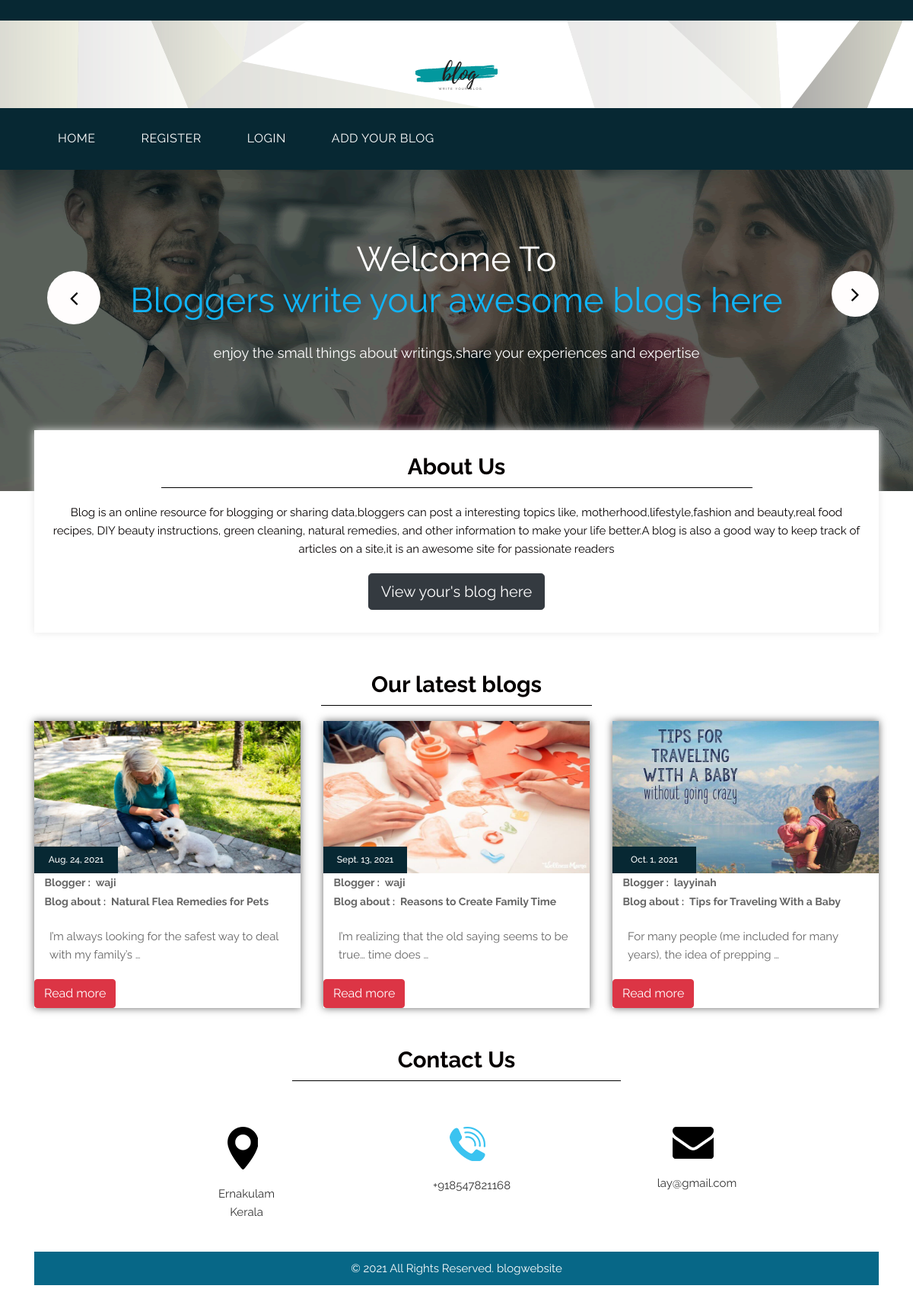
The page / on the database its author committed.
### blogapp/models.py (models this page shows, shortened)
class Blog(models.Model):
    name = models.CharField(max_length=255, unique=True)
    desc = models.TextField()
    img = models.ImageField(upload_to='blog')
    auth = models.CharField(max_length=255)
    date = models.DateField(default=datetime.date.today)
    class Meta:
        ordering = ('name',)
        verbose_name = 'blog'
        verbose_name_plural = 'blogs'

### blogapp/views.py (the view)
# urls.py: path('',views.home,name='hm'),
def home(request):
    b=Blog.objects.all()
    return render(request,'index.html',{'b':b})

### templates/index.html (shortened to what this page needs)
{% load static %}
{% block content %}
<!DOCTYPE html>
<html lang="en">
<head>
<link rel="stylesheet" type="text/css" href="{% static 'hom/css/bootstrap.min.css' %}">
<link rel="stylesheet" type="text/css" href="{% static 'hom/css/style.css' %}">
<link rel="stylesheet" href="{% static 'hom/css/responsive.css' %}">
<link rel="stylesheet" href="{% static 'hom/css/jquery.mCustomScrollbar.min.css' %}">
<link rel="stylesheet" href="https://netdna.bootstrapcdn.com/font-awesome/4.0.3/css/font-awesome.css">
<link rel="stylesheet" href="{% static 'hom/css/owl.carousel.min.css' %}">
<link rel="stylesheet" href="{% static 'hom/css/owl.theme.default.min.css' %}">
<link rel="stylesheet" href="https://cdnjs.cloudflare.com/ajax/libs/fancybox/2.1.5/jquery.fancybox.min.css" media="screen">
</head>
<body>
	<div class="header_main">
		<div class="container">
			<div class="logo"><a href="/"><img src="{% static 'hom/images/yy.png' %}"></a></div>
		</div>
	</div>
	<div class="header">
		<div class="container">
            <div class="col-sm-12">
                 <div class="menu-area">
                    <nav class="navbar navbar-expand-lg ">
                        <div class="collapse navbar-collapse" id="navbarSupportedContent">
                            <ul class="navbar-nav mr-auto">
                               <li class="nav-item active">
                                   <a class="nav-link" href="/">HOME</a> </li>
                               {% if user.is_authenticated %}
                                <li class="nav-item active">
                                 <a class="nav-link" href="{% url 'addblog' %}">ADD YOUR BLOG</a></li>
                                <li class="nav-item active">
                                <a class="nav-link" href="{% url 'logout' %}">LOGOUT</a></li>
                                 <li class="nav-item active"><h2 style="color:cyan;">&nbsp;&nbsp;&nbsp;&nbsp;&nbsp;&nbsp;&nbsp;&nbsp;&nbsp;&nbsp;&nbsp;&nbsp;&nbsp;&nbsp;&nbsp;&nbsp;&nbsp;&nbsp;&nbsp;&nbsp;&nbsp;&nbsp;&nbsp;&nbsp;&nbsp;&nbsp;&nbsp;&nbsp;&nbsp;&nbsp;&nbsp;&nbsp;&nbsp;&nbsp;&nbsp;&nbsp;&nbsp;&nbsp;&nbsp;&nbsp;&nbsp;&nbsp;&nbsp;&nbsp;&nbsp;&nbsp;&nbsp;&nbsp;&nbsp;&nbsp;&nbsp;&nbsp;&nbsp;&nbsp;&nbsp;&nbsp;&nbsp;welcome {{user.username}}</h2></li>
                                {% else %}
                                <li class="nav-item active">
                                <a class="nav-link" href="{% url 'register' %}">REGISTER</a></li>
                               <li class="nav-item active">
                                <a class="nav-link" href="{% url 'login' %}">LOGIN</a></li>
                                 <li class="nav-item active">
                                 <a class="nav-link" href="{% url 'addblog' %}">ADD YOUR BLOG</a></li>
                                {% endif %}
                            </ul>
                        </div>
                    </nav>
                </div>
            </div>
        </div>
    </div>
    <div class="banner-main">
    	<div class="container">
           <div id="main_slider" class="carousel slide" data-ride="carousel">
            <div class="carousel-inner">
                <div class="carousel-item active">
    		    <div class="titlepage-h1">
    	        <h1 class="bnner_title">Welcome To<br>
    	        <span style="color: #10b5fa">Bloggers write your awesome blogs here</span></h1>
    	        <p class="long_text">enjoy the small things about writings,share your experiences and expertise </p>
    		    </div>
        </div>
  </div>
         <a class="carousel-control-prev" href="#main_slider" role="button" data-slide="prev">
                <i class="fa fa-angle-left"></i>
            </a>
        <a class="carousel-control-next" href="#main_slider" role="button" data-slide="prev">
                <i class="fa fa-angle-right"></i>
            </a>
    </div>
</div>
</div>
    <div class="services_main">
    	<div class="container">
    		<div class="creative_taital">
    			<h1 class="creative_text">About Us</h1>
    			<p style="color: #050000; text-align: center;">Blog is an online resource for blogging or sharing data,bloggers can post a interesting topics like, motherhood,lifestyle,fashion and beauty,real food recipes, DIY beauty instructions, green cleaning, natural remedies, and other information to make your life better.A blog is also a good way to keep track of articles on a site,it is an awesome site for passionate readers</p>
    			<div class="btn_main">
    			    <a href="{% url 'addblog' %}" ><button type="button" class="btn btn-dark btn-lg">View your's blog here</button></a>
    		    </div>
    		</div>
    		    <div class="section_service_2">
    		    	<h1 class="service_text">Our latest blogs</h1>
    		    </div>
						<div class="blog_section_2">
	    	    	<div class="row">
                        {% for i in b %}
	    	    		<div class="col-sm-4">
	    	    			<div class="section_1">
	    	    				<div><img class="xyz"src="{{i.img.url}}" style="max-width: 100%;"></div>
	    			            <button type="button" class="date-bt">{{i.date}}</button>
                                <span><strong>&nbsp;&nbsp;&nbsp;&nbsp;Blogger :&nbsp;&nbsp;{{i.auth}}</strong></span><br>
                                <span><strong>&nbsp;&nbsp;&nbsp;&nbsp;Blog about :&nbsp;&nbsp{{i.name}}</strong></span>
	    	    				<p>{{i.desc|truncatewords:12}}</p>
                                <a class="btn btn-danger" href="{% url 'blogdetail' i.id %}">Read more</a>
	    	    			</div>
	    	    		</div>
                        {% endfor %}
									</div>
								</div>
    <div class="contact_main">
        <div class="container">
            <div class="row">
                <div class="col-sm-12">
                    <h1 class="touch_text">Contact Us</h1>
                </div>
            </div>
        </div>
        <div class="contact_section_2">
            <div class="container">
                <div class="row">
                    <div class="col-sm-4">
                        <div class="map_icon">
                            <img src="{% static 'hom/images/map-icon.png' %}" style="max-width: 100%;padding-left: 30px; ">
                            <p class="email-text"><a href="#">Ernakulam<br>Kerala</a></p>
                        </div>
                    </div>
                    <div class="col-sm-4">
                        <div class="map_icon">
                            <img src="{% static 'hom/images/call-icon.png' %}" style="max-width: 100%;padding-left: 30px;">
                            <p class="email-text"><a href="#">+918547821168</a></p>
                        </div>
                    </div>
                    <div class="col-sm-4">
                        <div class="map_icon">
                            <img src="{% static 'hom/images/email-icon.png' %}" style="max-width: 100%; padding-left: 30px;">
                            <p class="email-text"><a href="#">lay@gmail.com</a></p>
                        </div>
                    </div>
                </div>
            </div>
        </div>
    <div class="copyright">
        <div class="container">
            <div class="row">
                <div class="col-sm-12">
                   <p class="copyright_text">© 2021 All Rights Reserved. <a href="">blogwebsite</a></p>
                </div>
            </div>
        </div>
    </div>
</body>
</html>
{% endblock %}

### static/hom/css/responsive.css (style rules this page uses)
.banner-main { padding-bottom: 120px; }
.contact_section_2 { width: 80%; }
.creative_text { width: 70%; }
.service_text { width: 32%; }
.touch_text { width: 40%; }
.bnner_title { font-size: 34pt; }

### templates/index.html (style rules this page uses)
.xyz { height:200px; width:500px }

### rows shown on the page
Blog: img (picture), date "Aug. 24, 2021", auth "waji", name "Natural Flea Remedies for Pets", desc "I’m always looking for the safest way to deal with my family’s …"
Blog: img (picture), date "Sept. 13, 2021", auth "waji", name "Reasons to Create Family Time", desc "I’m realizing that the old saying seems to be true… time does …"
Blog: img (picture), date "Oct. 1, 2021", auth "layyinah", name "Tips for Traveling With a Baby", desc "For many people (me included for many years), the idea of prepping …"
